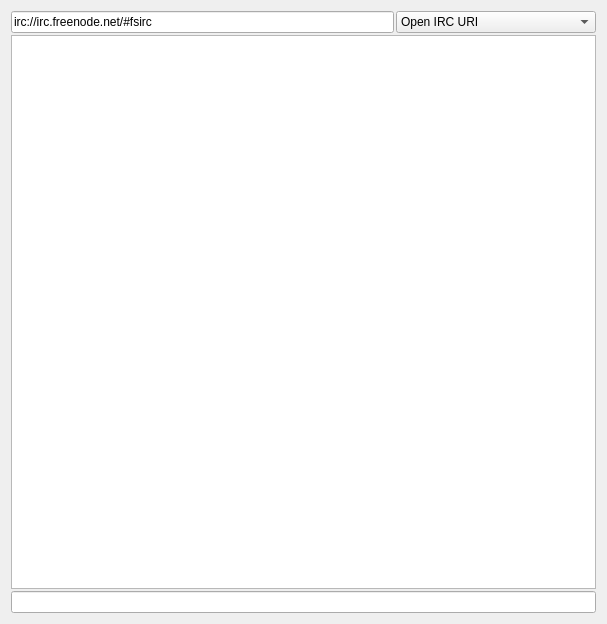
<ui version="4.0" >
 <class>fsMainWindow</class>
 <widget class="QDialog" name="fsMainWindow" >
  <property name="geometry" >
   <rect>
    <x>0</x>
    <y>0</y>
    <width>607</width>
    <height>624</height>
   </rect>
  </property>
  <property name="windowTitle" >
   <string>fsirc3</string>
  </property>
  <layout class="QHBoxLayout" >
   <item>
    <layout class="QVBoxLayout" >
     <property name="spacing" >
      <number>2</number>
     </property>
     <item>
      <layout class="QHBoxLayout" >
       <item>
        <widget class="QLineEdit" name="fsActionEdit" >
         <property name="sizePolicy" >
          <sizepolicy vsizetype="Fixed" hsizetype="Minimum" >
           <horstretch>0</horstretch>
           <verstretch>0</verstretch>
          </sizepolicy>
         </property>
         <property name="text" >
          <string>irc://irc.freenode.net/#fsirc</string>
         </property>
        </widget>
       </item>
       <item>
        <widget class="QComboBox" name="fsActionCombo" >
         <property name="sizePolicy" >
          <sizepolicy vsizetype="Fixed" hsizetype="Fixed" >
           <horstretch>0</horstretch>
           <verstretch>0</verstretch>
          </sizepolicy>
         </property>
         <property name="minimumSize" >
          <size>
           <width>200</width>
           <height>0</height>
          </size>
         </property>
         <item>
          <property name="text" >
           <string>Open IRC URI</string>
          </property>
         </item>
         <item>
          <property name="text" >
           <string>Change nick</string>
          </property>
         </item>
         <item>
          <property name="text" >
           <string>Change channel</string>
          </property>
         </item>
         <item>
          <property name="text" >
           <string>Set encoding</string>
          </property>
         </item>
         <item>
          <property name="text" >
           <string>Stop this senseless struggle</string>
          </property>
         </item>
        </widget>
       </item>
      </layout>
     </item>
     <item>
      <widget class="QTextEdit" name="fsChatView" >
       <property name="sizePolicy" >
        <sizepolicy vsizetype="MinimumExpanding" hsizetype="MinimumExpanding" >
         <horstretch>0</horstretch>
         <verstretch>0</verstretch>
        </sizepolicy>
       </property>
       <property name="styleSheet" >
        <string notr="true" >body
{
	background-color: black;
	color:red;
}
.info
{
	color: #2C8C2B;
}
.ops
{
	color:#0D17A7;
}
.cmn
{
	color:red;
}
.action
{
	color:#0CAE83;
}</string>
       </property>
       <property name="tabChangesFocus" >
        <bool>true</bool>
       </property>
       <property name="readOnly" >
        <bool>true</bool>
       </property>
       <property name="html" >
        <string>&lt;!DOCTYPE HTML PUBLIC "-//W3C//DTD HTML 4.0//EN" "http://www.w3.org/TR/REC-html40/strict.dtd">
&lt;html>&lt;head>&lt;meta name="qrichtext" content="1" />&lt;style type="text/css">
p, li { white-space: pre-wrap; }
&lt;/style>&lt;/head>&lt;body style=" font-family:'Sans Serif'; font-size:10pt; font-weight:400; font-style:normal;">
&lt;p style="-qt-paragraph-type:empty; margin-top:12px; margin-bottom:12px; margin-left:0px; margin-right:0px; -qt-block-indent:0; text-indent:0px;">&lt;/p>&lt;/body>&lt;/html></string>
       </property>
      </widget>
     </item>
     <item>
      <widget class="QLineEdit" name="fsCmdEdit" >
       <property name="sizePolicy" >
        <sizepolicy vsizetype="Fixed" hsizetype="MinimumExpanding" >
         <horstretch>0</horstretch>
         <verstretch>0</verstretch>
        </sizepolicy>
       </property>
      </widget>
     </item>
    </layout>
   </item>
  </layout>
 </widget>
 <resources/>
 <connections/>
</ui>
